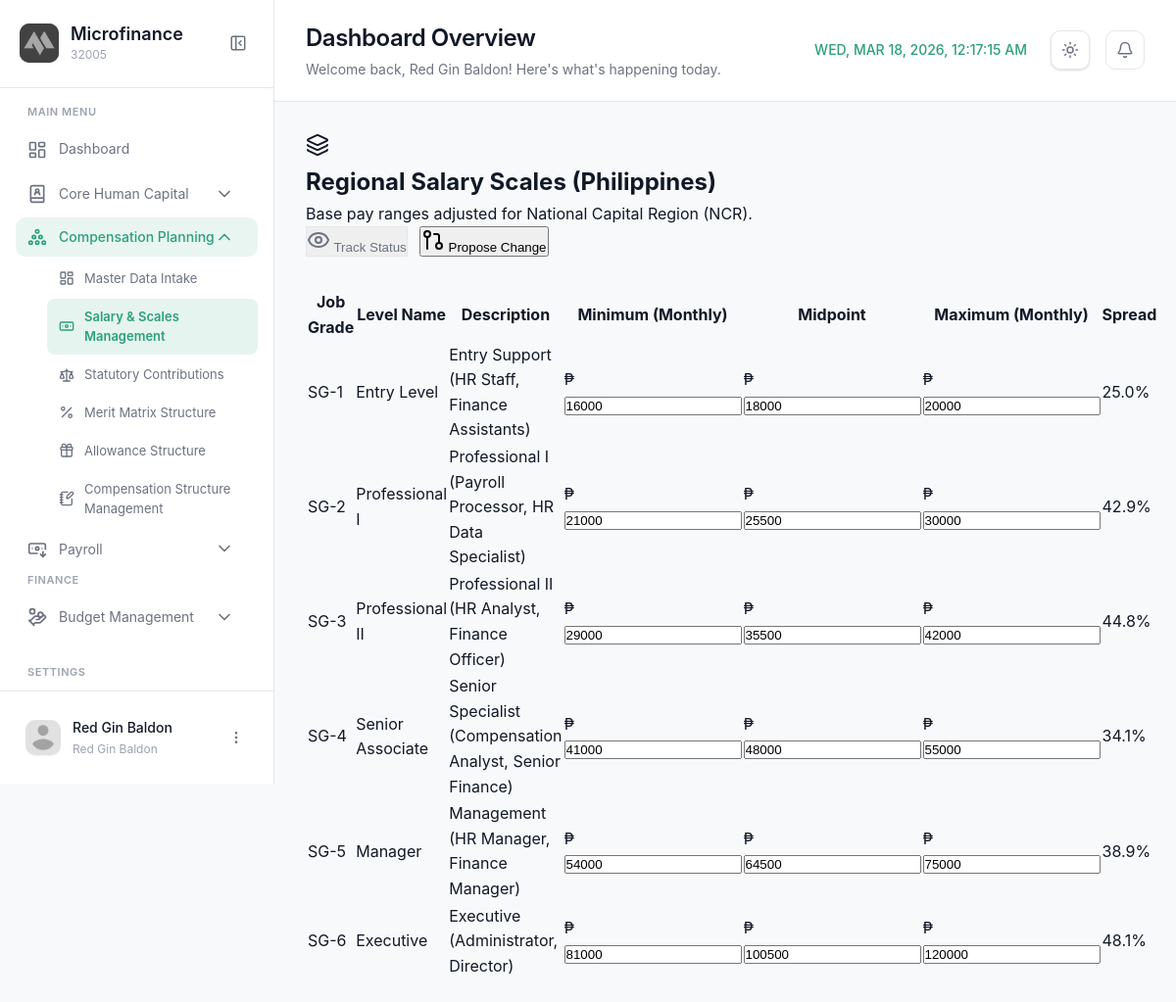
/modules/compensation/salary.php (signed in), run on an earlier commit of the app's database.
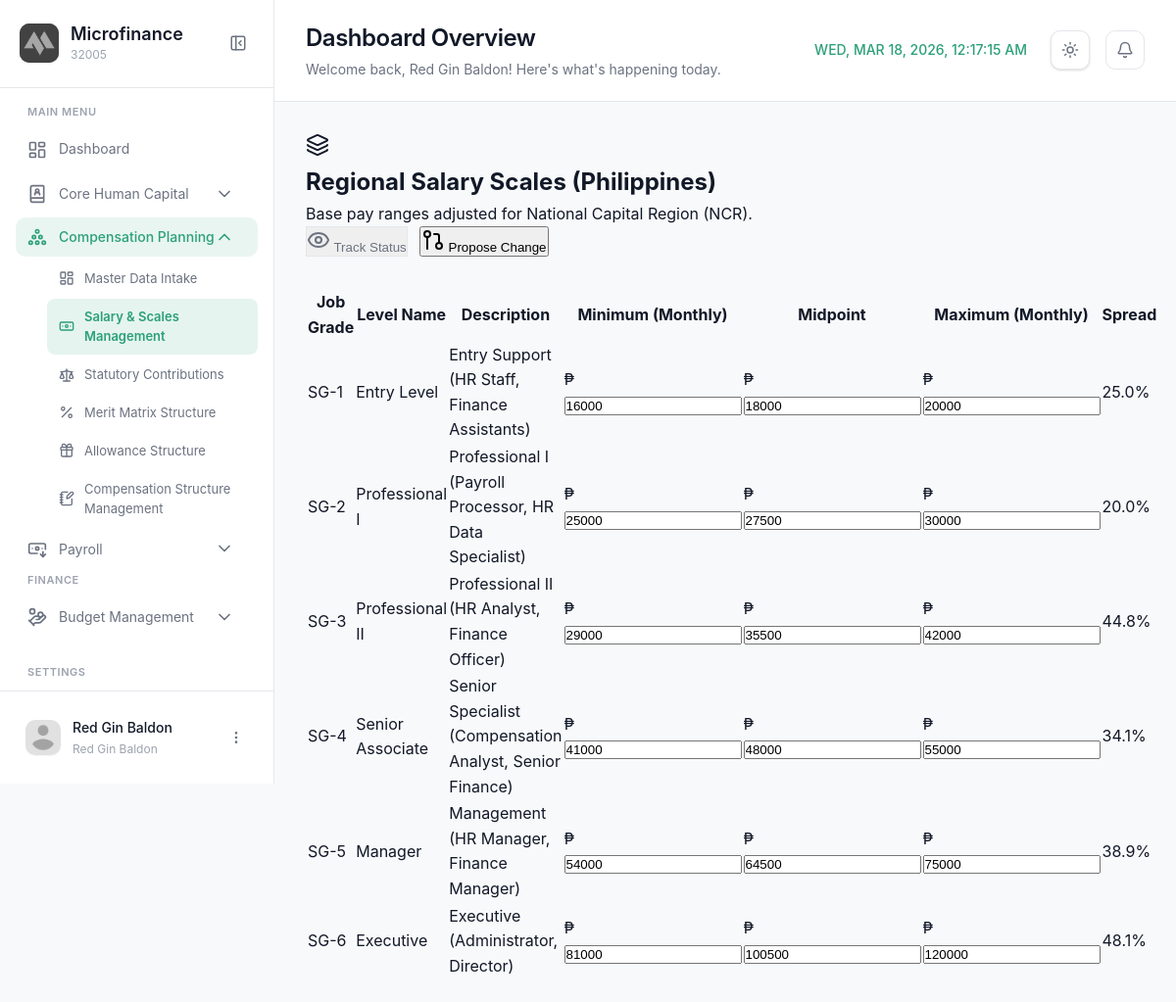
And on a later commit of the database.
### tables this page shows
CREATE TABLE `salary_grades` (
  `SalaryGradeID` int(11) NOT NULL,
  `period_id` int(11) DEFAULT NULL,
  `GradeLevel` varchar(10) NOT NULL,
  `GradeName` varchar(100) DEFAULT NULL,
  `MinSalary` decimal(15,2) NOT NULL,
  `MaxSalary` decimal(15,2) NOT NULL,
  `MidSalary` decimal(15,2) GENERATED ALWAYS AS ((`MinSalary` + `MaxSalary`) / 2) STORED,
  `Currency` varchar(10) DEFAULT 'PHP',
  `IsActive` tinyint(1) DEFAULT 1,
  `CreatedAt` timestamp NOT NULL DEFAULT current_timestamp(),
  `UpdatedAt` timestamp NULL DEFAULT NULL ON UPDATE current_timestamp(),
  `Description` varchar(255) DEFAULT NULL
);

### modules/compensation/salary.php (the view, shortened to what the changed rows need)
<?php
require_once '../../config/config.php';
$period_id = 1;
$grades_query = $conn->query("
    SELECT sg.SalaryGradeID, sg.GradeLevel, sg.GradeName, sg.MinSalary, sg.MaxSalary, sg.MidSalary, sg.Description
    FROM salary_grades sg
    WHERE sg.period_id = $period_id
    ORDER BY sg.SalaryGradeID ASC
");
$salary_grades = [];
while ($row = $grades_query->fetch_assoc()) {
    $salary_grades[] = $row;
}
?>
<!DOCTYPE html>
<html lang="en">
<head>
  <link rel="stylesheet" href="../../css/salary.css?v=1.0">
</head>
<body>
  <aside class="sidebar" id="sidebar">
    <div class="sidebar-header">
      <div class="logo-container">
        <div class="logo-text">
          <h2 class="app-name">Microfinance</h2>
        </div>
      </div>
    </div>
  </aside>
  <main class="main-content">
    <header class="page-header">
      <div class="header-left">
        <div class="header-title">
          <h1>Dashboard Overview</h1>
        </div>
      </div>
    </header>
    <div class="content-wrapper">
      <section class="comp-panel">
        <div class="comp-panel-header">
          <div class="comp-panel-left">
            <div class="comp-panel-titles">
              <h2>Regional Salary Scales (Philippines)</h2>
            </div>
          </div>
        </div>
        <div class="panel-body" style="margin-top: 32px;">
          <div class="table-responsive">
            <table class="comp-table editable-table" id="salaryGradeTable">
              <thead>
                <tr>
                  <th>Job Grade</th>
                  <th>Level Name</th>
                  <th>Description</th>
                  <th>Minimum (Monthly)</th>
                  <th>Midpoint</th>
                  <th>Maximum (Monthly)</th>
                  <th>Spread</th>
                </tr>
              </thead>
              <tbody>
                <?php foreach ($salary_grades as $grade): ?>
                <tr data-id="<?php echo $grade['SalaryGradeID']; ?>">
                  <td><span class="table-text-premium"><?php echo htmlspecialchars($grade['GradeLevel']); ?></span></td>
                  <td><span class="table-text-premium"><?php echo htmlspecialchars($grade['GradeName']); ?></span></td>
                  <td><span class="table-text-premium text-muted"><?php echo htmlspecialchars($grade['Description'] ?? $grade['description'] ?? ''); ?></span></td>
                  <td><div class="input-with-symbol"><span>&#8369;</span><input type="number" value="<?php echo (int)$grade['MinSalary']; ?>" class="table-input-premium min-salary-input"></div></td>
                  <td><div class="input-with-symbol"><span>&#8369;</span><input type="number" value="<?php echo (int)$grade['MidSalary']; ?>" class="table-input-premium mid-salary-input" readonly></div></td>
                  <td><div class="input-with-symbol"><span>&#8369;</span><input type="number" value="<?php echo (int)$grade['MaxSalary']; ?>" class="table-input-premium max-salary-input"></div></td>
                  <td class="spread-cell"><?php
                    $min = (float)$grade['MinSalary'];
                    $max = (float)$grade['MaxSalary'];
                    $spread = ($min > 0) ? (($max - $min) / $min) * 100 : 0;
                    echo number_format($spread, 1);
                  ?>%</td>
                </tr>
                <?php endforeach; ?>
              </tbody>
            </table>
          </div>
        </div>
      </section>
    </div>
  </main>
</body>
</html>

What changed in the data, as far as the page shows it:
changed salary_grades "SG-2": MinSalary "21000" → "25000"; MidSalary "25500" → "27500"; spread "42.9" → "20.0"
